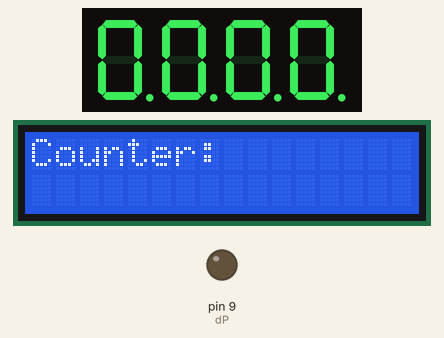
Bench run of a sketch on a simulated Arduino Mega 2560, built with avr-gcc and run on an emulated ATmega2560. Shown: 4-digit seven-segment display, 16×2 character LCD, output pins drawn as LEDs (lit = HIGH). Wiring (inferred from the names in the program): 4-digit 7-segment display, segments lit when HIGH: segments pin 2, pin 3, pin 4, pin 5, pin 6, pin 7, pin 8, pin 5; digit selects pin 13, pin 12, pin 11, pin 10. The segment pins are drawn as the display they are named for; pins used as bus, display or sensor lines are not drawn.

Above: at 0.1 s.
At 4.1 s:
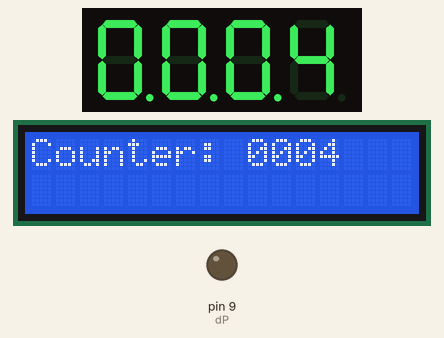
At 9.2 s:
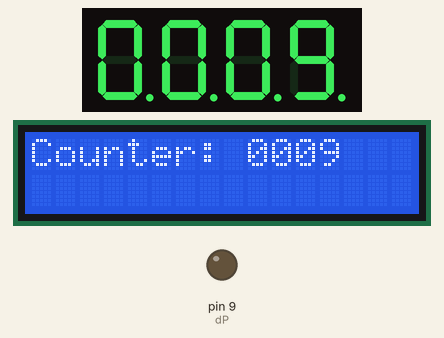
At 19.4 s:
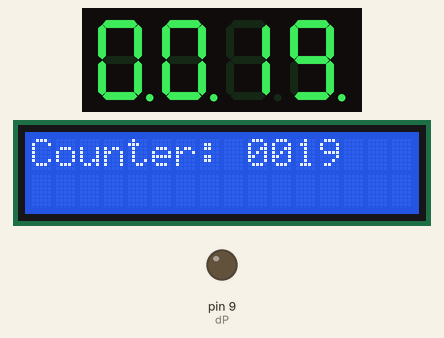
At 28.5 s:
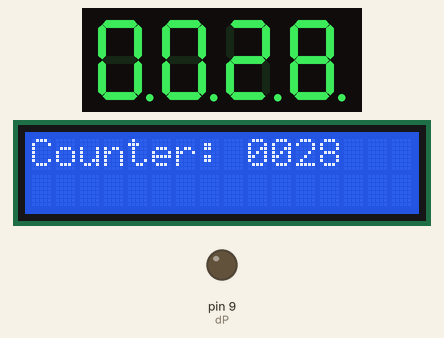
At 38.6 s:
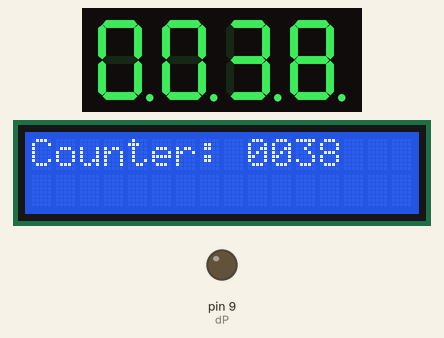

Measured:
- what the display in image 0 shows lasts 0.9 s, from 0.1 s to 1.0 s
- what the display in image 1 shows lasts 1.0 s, from 4.1 s to 5.1 s

The sketch:

LAB11.ino
```cpp
#include <LiquidCrystal.h>

// LCD initialization (RS, EN, D4, D5, D6, D7)
LiquidCrystal lcd(36, 37, 26, 27, 28, 29);

// 7-segment segment pins
int aPin = 2;
int bPin = 3;
int cPin = 4;
int dPin = 5;
int ePin = 6;
int fPin = 7;
int gPin = 8;
int dP   = 9;

// Digit/GND pins
int GND1 = 10; // rightmost digit
int GND2 = 11;
int GND3 = 12;
int GND4 = 13; // leftmost digit

int dig1 = 0;
int dig2 = 0;
int dig3 = 0;
int dig4 = 0;

unsigned long lastCountTime = 0;

// Segment ON/OFF durumları
// Eğer sayılar ters/yanlış çıkarsa HIGH-LOW yer değiştir.
int SEG_ON = HIGH;
int SEG_OFF = LOW;

int DIGIT_ON = HIGH;
int DIGIT_OFF = LOW;

void setup() {
  pinMode(aPin, OUTPUT);
  pinMode(bPin, OUTPUT);
  pinMode(cPin, OUTPUT);
  pinMode(dPin, OUTPUT);
  pinMode(ePin, OUTPUT);
  pinMode(fPin, OUTPUT);
  pinMode(gPin, OUTPUT);
  pinMode(dP, OUTPUT);

  pinMode(GND1, OUTPUT);
  pinMode(GND2, OUTPUT);
  pinMode(GND3, OUTPUT);
  pinMode(GND4, OUTPUT);

  digitalWrite(GND1, DIGIT_OFF);
  digitalWrite(GND2, DIGIT_OFF);
  digitalWrite(GND3, DIGIT_OFF);
  digitalWrite(GND4, DIGIT_OFF);

  lcd.begin(16, 2);
  lcd.print("Counter:");
}

void loop() {
  // 1 saniyede bir sayı artır
  if (millis() - lastCountTime >= 1000) {
    lastCountTime = millis();
    incrementCounter();
    updateLCD();
  }

  // 7 segment sürekli hızlı yenilenmeli
  display4Digits();
}

void incrementCounter() {
  dig1++;

  if (dig1 >= 10) {
    dig1 = 0;
    dig2++;
  }

  if (dig2 >= 10) {
    dig2 = 0;
    dig3++;
  }

  if (dig3 >= 10) {
    dig3 = 0;
    dig4++;
  }

  if (dig4 >= 10) {
    dig4 = 0;
  }
}

void display4Digits() {
  showDigit(dig1, GND1);
  showDigit(dig2, GND2);
  showDigit(dig3, GND3);
  showDigit(dig4, GND4);
}

void showDigit(int number, int digitPin) {
  turnOffDigits();
  displayNumber(number);

  digitalWrite(digitPin, DIGIT_ON);
  delay(4);
  digitalWrite(digitPin, DIGIT_OFF);
}

void turnOffDigits() {
  digitalWrite(GND1, DIGIT_OFF);
  digitalWrite(GND2, DIGIT_OFF);
  digitalWrite(GND3, DIGIT_OFF);
  digitalWrite(GND4, DIGIT_OFF);
}

void displayNumber(int number) {
  digitalWrite(dP, SEG_OFF);

  switch (number) {
    case 0:
      setSegments(1,1,1,1,1,1,0);
      break;
    case 1:
      setSegments(0,1,1,0,0,0,0);
      break;
    case 2:
      setSegments(1,1,0,1,1,0,1);
      break;
    case 3:
      setSegments(1,1,1,1,0,0,1);
      break;
    case 4:
      setSegments(0,1,1,0,0,1,1);
      break;
    case 5:
      setSegments(1,0,1,1,0,1,1);
      break;
    case 6:
      setSegments(1,0,1,1,1,1,1);
      break;
    case 7:
      setSegments(1,1,1,0,0,0,0);
      break;
    case 8:
      setSegments(1,1,1,1,1,1,1);
      break;
    case 9:
      setSegments(1,1,1,1,0,1,1);
      break;
  }
}

void setSegments(int a, int b, int c, int d, int e, int f, int g) {
  digitalWrite(aPin, a ? SEG_ON : SEG_OFF);
  digitalWrite(bPin, b ? SEG_ON : SEG_OFF);
  digitalWrite(cPin, c ? SEG_ON : SEG_OFF);
  digitalWrite(dPin, d ? SEG_ON : SEG_OFF);
  digitalWrite(ePin, e ? SEG_ON : SEG_OFF);
  digitalWrite(fPin, f ? SEG_ON : SEG_OFF);
  digitalWrite(gPin, g ? SEG_ON : SEG_OFF);
}

void updateLCD() {
  lcd.setCursor(0, 0);
  lcd.print("Counter: ");
  lcd.print(dig4);
  lcd.print(dig3);
  lcd.print(dig2);
  lcd.print(dig1);
  lcd.print(" ");
}
```
